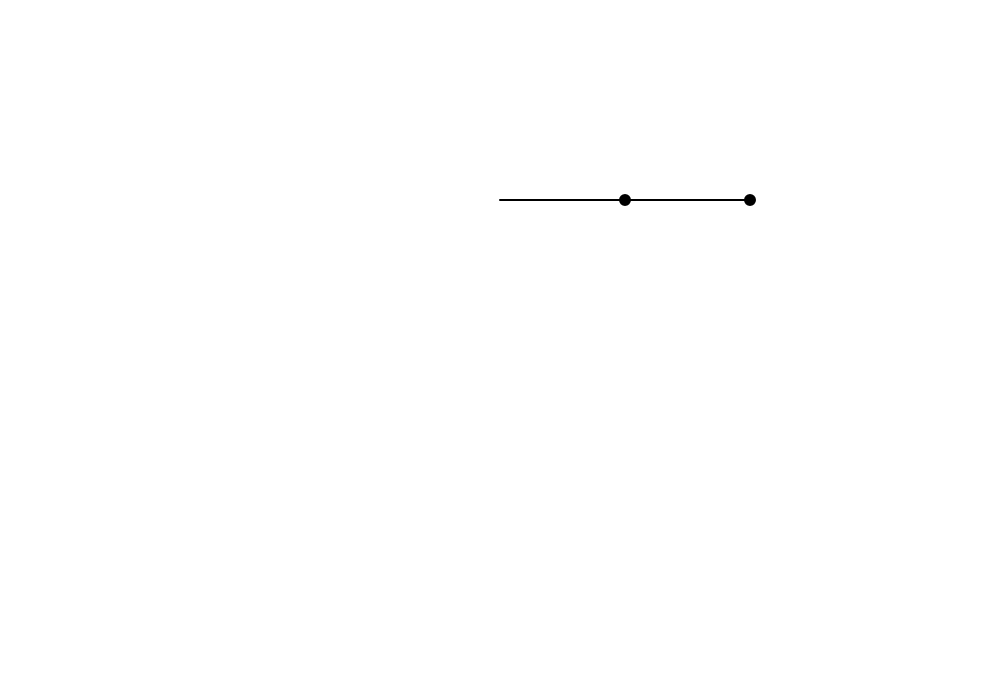
Frame 1 (no input)
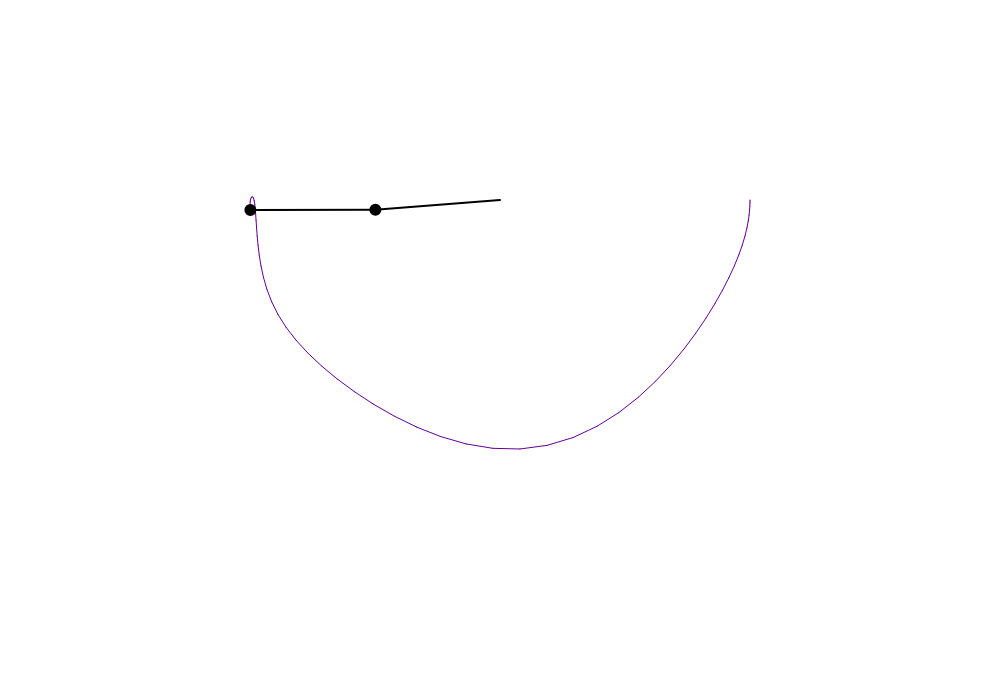
Frame 60 (no input)
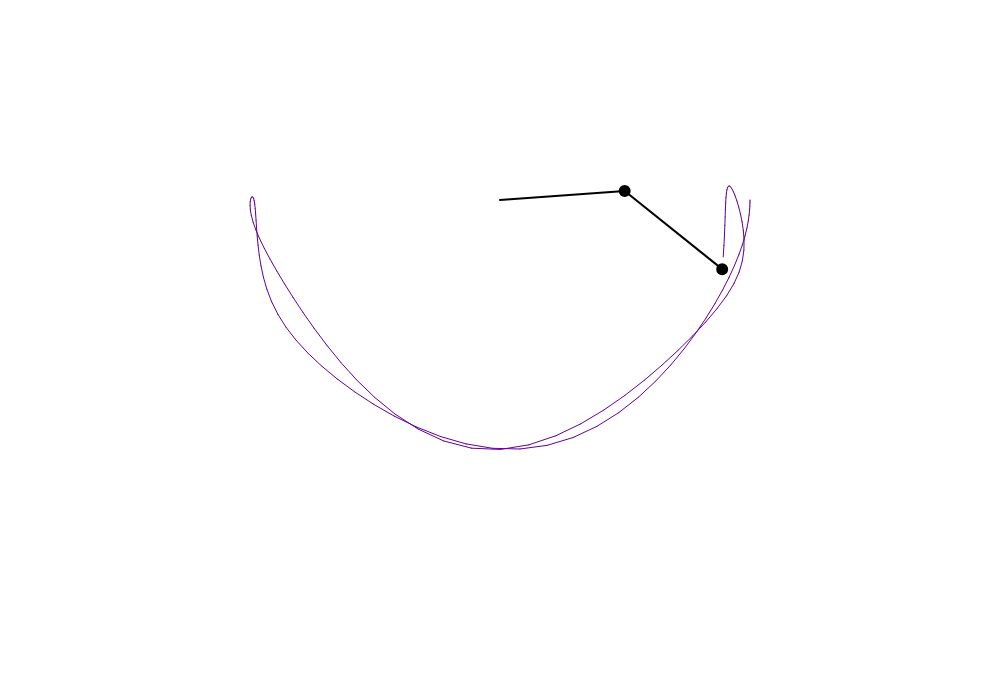
Frame 120 (the mouse pressed at the canvas centre since frame 60)

The p5.js sketch that drew these frames (run headless with seeded random() and noise() and a simulated clock; from frame 60 on, the mouse is pressed at the canvas centre):

// p5.js sketch
// ── sketch.js


let r1 = 125;
let r2 = 125;
let m1 = 10;
let m2 = 10;
let a1 = 0;
let a2 = 0;
let a1_v = 0;
let a2_v = 0;
let g = 1;

let px2 = -1;
let py2 = -1;
let cx, cy;

let buffer;

function setup() {
  createCanvas(1000, 700);
  a1 = PI / 2;
  a2 = PI / 2;
  cx = width / 2;
  cy = 200;
  buffer = createGraphics(width, height);
  buffer.background(255);
  buffer.translate(cx, cy);
}

function draw() {
  background(255);
  imageMode(CORNER);
  image(buffer, 0, 0, width, height);

  let num1 = -g * (2 * m1 + m2) * sin(a1);
  let num2 = -m2 * g * sin(a1 - 2 * a2);
  let num3 = -2 * sin(a1 - a2) * m2;
  let num4 = a2_v * a2_v * r2 + a1_v * a1_v * r1 * cos(a1 - a2);
  let den = r1 * (2 * m1 + m2 - m2 * cos(2 * a1 - 2 * a2));
  let a1_a = (num1 + num2 + num3 * num4) / den;

  num1 = 2 * sin(a1 - a2);
  num2 = (a1_v * a1_v * r1 * (m1 + m2));
  num3 = g * (m1 + m2) * cos(a1);
  num4 = a2_v * a2_v * r2 * m2 * cos(a1 - a2);
  den = r2 * (2 * m1 + m2 - m2 * cos(2 * a1 - 2 * a2));
  let a2_a = (num1 * (num2 + num3 + num4)) / den;

  translate(cx, cy);
  stroke(0);
  strokeWeight(2);

  let x1 = r1 * sin(a1);
  let y1 = r1 * cos(a1);

  let x2 = x1 + r2 * sin(a2);
  let y2 = y1 + r2 * cos(a2);

  line(0, 0, x1, y1);
  fill(0);
  ellipse(x1, y1, m1, m1);

  line(x1, y1, x2, y2);
  fill(0);
  ellipse(x2, y2, m2, m2);

  a1_v += a1_a;
  a2_v += a2_a;
  a1 += a1_v;
  a2 += a2_v;

  // a1_v *= 0.99;
  // a2_v *= 0.99;

  buffer.stroke(100,0,150);
  if (frameCount > 1) {
    buffer.line(px2, py2, x2, y2);
  }

  px2 = x2;
  py2 = y2;
}
